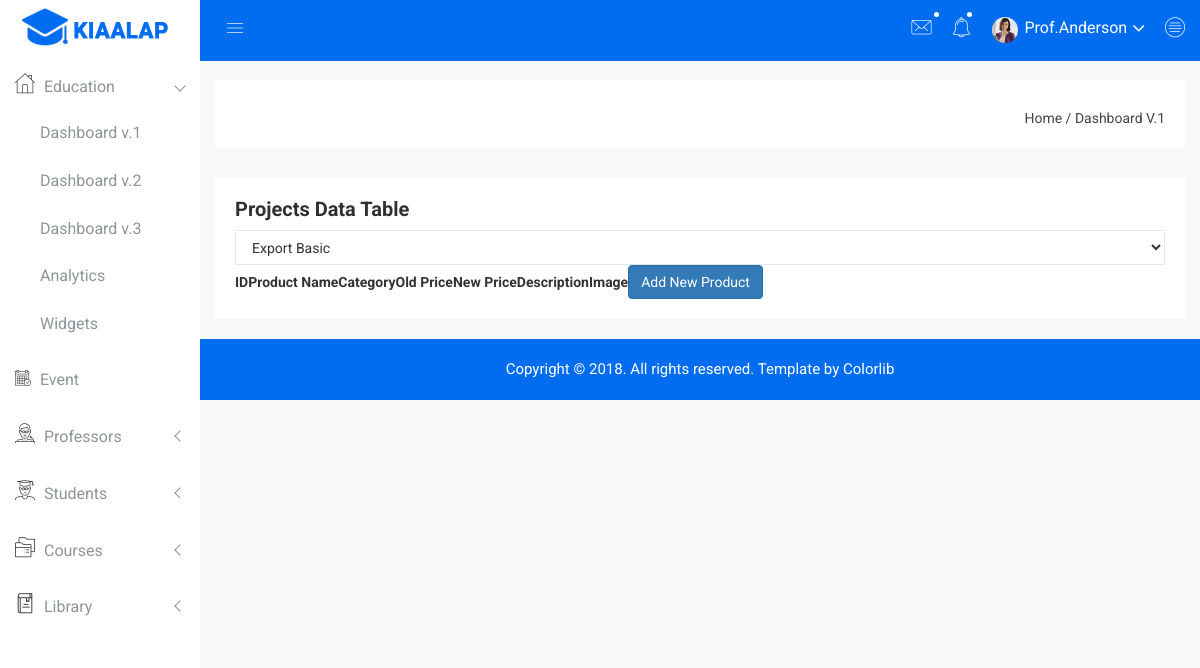
Page /dashboard/product-list/ on the earlier database version.
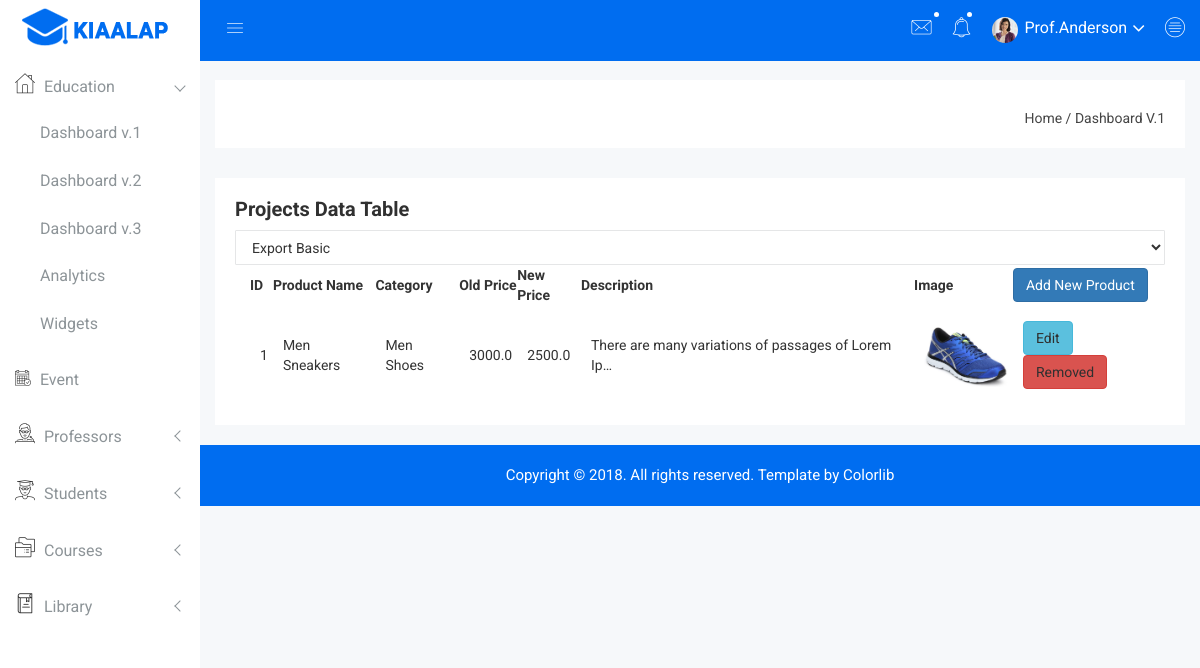
Same page on the later database version.
### store/models.py (models this page shows, shortened)
class Product(models.Model):
    name = models.CharField(max_length=250,blank=False,null=False)
    category=models.ForeignKey(Category, related_name="category", on_delete=models.CASCADE)
    preview_desc = models.CharField(max_length=255,verbose_name="Sort decription")
    description = models.TextField(max_length=1000,verbose_name="Decription")
    images=models.ImageField(upload_to='products', blank=False,null=False)
    price = models.FloatField()
    old_price=models.FloatField(default=0.00,blank=True,null=True)
    is_stock=models.BooleanField(default=True)
    slug=models.SlugField(unique=True)
    createdate=models.DateTimeField(auto_now_add=True)
    class Meta:
        ordering=['-createdate']

class Category(models.Model):
    name=models.CharField(max_length=50,blank=False,null=False)
    image = models.ImageField(upload_to='category',blank=True,null=True)
    parent=models.ForeignKey("self",related_name="children", on_delete=models.CASCADE,max_length=50,blank=True,null=True)
    createddate=models.DateField(auto_now_add=True)
    class Meta:
        ordering=['-createddate']
        verbose_name_plural="Categories"

### dashboard/views.py (the view, shortened to what this page needs)
# urls.py: path("product-list/",views.productList.as_view(), name="product-list"),
class productList(TemplateView):
    def get(self,request, *args, **kwargs):
        productList=Product.objects.all().order_by('-id')
        context={
            'productList':productList
        }
        return render(request,'backend/product/productlist.html',context)

### templates/backend/product/productlist.html (shortened to what this page needs)
{% extends 'backend/base.html' %}
{% block mainCotents %}
<div class="data-table-area mg-b-15">
    <div class="container-fluid">
        <div class="row">
            <div class="col-lg-12 col-md-12 col-sm-12 col-xs-12">
                <div class="sparkline13-list">
                    <div class="sparkline13-hd">
                        <div class="main-sparkline13-hd">
                            <h1>Projects <span class="table-project-n">Data</span> Table</h1>
                        </div>
                    </div>
                    <div class="sparkline13-graph">
                        <div class="datatable-dashv1-list custom-datatable-overright">
                            <div id="toolbar">
                                <select class="form-control dt-tb">
                                    <option value="">Export Basic</option>
                                </select>
                            </div>
                            <table id="table" data-toggle="table" data-pagination="true" data-search="true" data-show-columns="true" data-show-pagination-switch="true" data-show-refresh="true" data-key-events="true" data-show-toggle="true" data-resizable="true" data-cookie="true"
                                data-cookie-id-table="saveId" data-show-export="true" data-click-to-select="true" data-toolbar="#toolbar">
                                <thead>
                                    <tr>
                                        <th data-field="state" data-checkbox="true"></th>
                                        <th data-field="id">ID</th>
                                        <th data-field="name">Product Name</th>
                                        <th data-field="Category" data-editable="true">Category</th>
                                        <th data-field="old_price" data-editable="true">Old Price</th>
                                        <th data-field="new_price" data-editable="true">New Price</th>
                                        <th data-field="desc">Description</th>
                                        <th data-field="Image">Image</th>
                                        <th data-field="action"><a href="{% url 'dashboard:add-new-product' %}" class="btn btn-primary">Add New Product</a></th>
                                    </tr>
                                </thead>
                                <tbody>
                                    {% if productList %}
                                        {% for product in  productList%}
                                        <tr>
                                            <td></td>
                                            <td>{{product.id}}</td>
                                            <td>{{product.name}}</td>
                                            <td>{{ product.category.name}}</td>
                                            <td>{{product.old_price}}</td>
                                            <td> {{product.price}}</td>
                                            <td>{{product.description|truncatechars:50}}</td>
                                            <td><img src="{{ product.images.url }}" alt="{{product.name}}" style="height:100px"></td>
                                            <td><a href="{% url 'dashboard:update-product' product.id %}" class="btn btn-info">Edit</a>
                                                <a href="{% url 'dashboard:delete-product' product.id %}" class="btn btn-danger">Removed</a>
                                            </td>
                                        </tr>
                                        {% endfor %}
                                    {% endif %}
                                </tbody>
                            </table>
                        </div>
                    </div>
                </div>
            </div>
        </div>
    </div>
</div>
{% endblock %}
{% load static %}
{% block dataTableCSS %}
<link rel="stylesheet" href="{% static 'backend/' %}css/data-table/bootstrap-table.css">
<link rel="stylesheet" href="{% static 'backend/' %}css/data-table/bootstrap-editable.css">
{% endblock dataTableCSS %}

Differences in the rows shown:
added Product: id "1", name "Men Sneakers", category.name "Men Shoes", old_price "3000.0", price "2500.0", description "There are many variations of passages of Lorem Ip…", images (picture)
